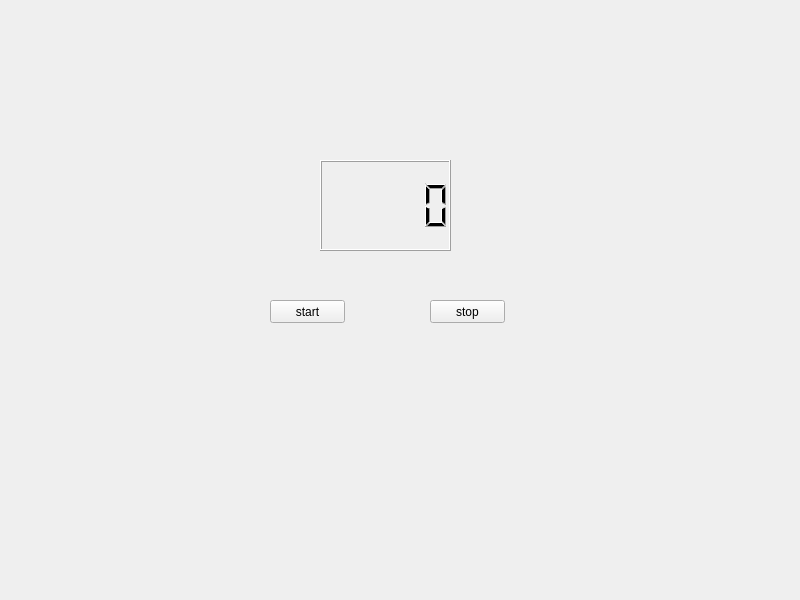
<?xml version="1.0" encoding="UTF-8"?>
<ui version="4.0">
 <class>Widget</class>
 <widget class="QWidget" name="Widget">
  <property name="geometry">
   <rect>
    <x>0</x>
    <y>0</y>
    <width>800</width>
    <height>600</height>
   </rect>
  </property>
  <property name="windowTitle">
   <string>Widget</string>
  </property>
  <widget class="QLCDNumber" name="lcdNumber">
   <property name="geometry">
    <rect>
     <x>320</x>
     <y>160</y>
     <width>131</width>
     <height>91</height>
    </rect>
   </property>
  </widget>
  <widget class="QPushButton" name="startPushButton">
   <property name="geometry">
    <rect>
     <x>270</x>
     <y>300</y>
     <width>75</width>
     <height>23</height>
    </rect>
   </property>
   <property name="text">
    <string>start</string>
   </property>
  </widget>
  <widget class="QPushButton" name="stopPushButton">
   <property name="geometry">
    <rect>
     <x>430</x>
     <y>300</y>
     <width>75</width>
     <height>23</height>
    </rect>
   </property>
   <property name="text">
    <string>stop</string>
   </property>
  </widget>
 </widget>
 <resources/>
 <connections/>
</ui>
